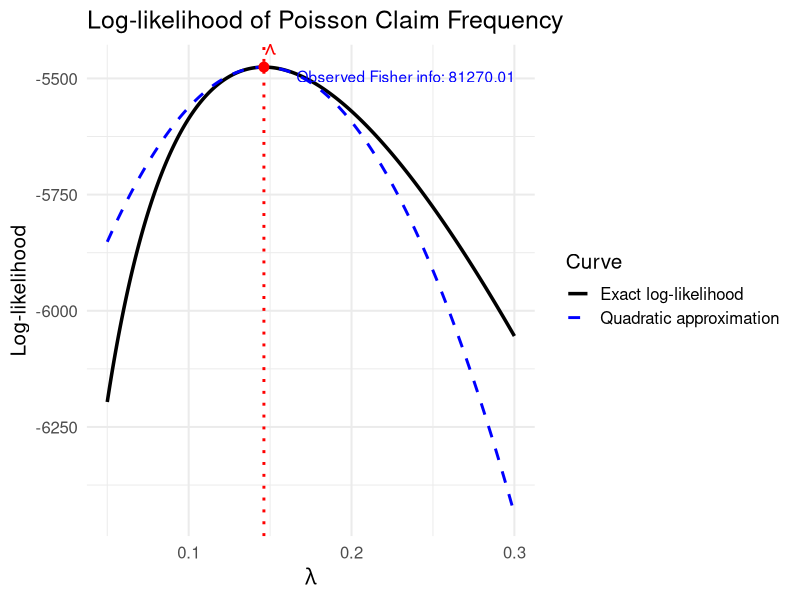
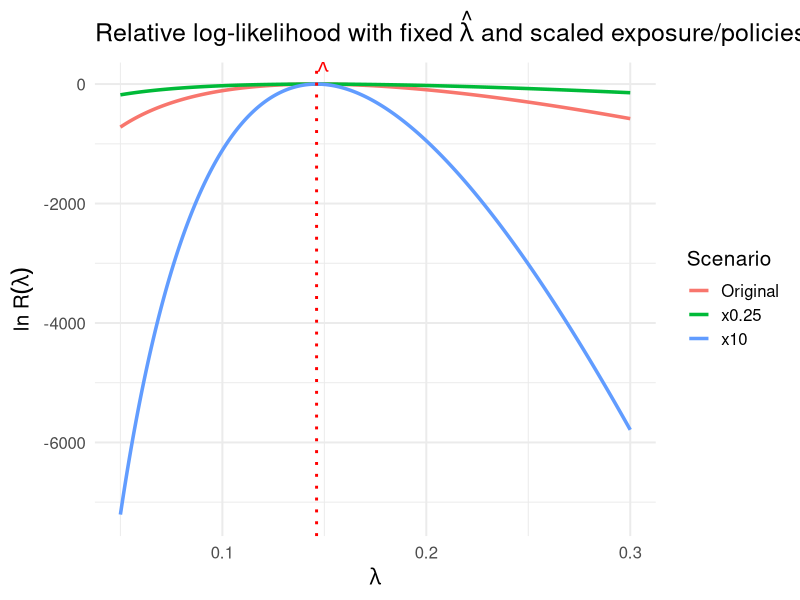

Source code (R) for these figures, in order:
#Illustration of Poisson log likelihood
library(ggplot2) #For plots
library(numDeriv) #To compute derivatives

# Data
claims <- c(0, 1, 2, 3, 4)
policy_counts <- c(12962, 1369, 157, 14, 3)
exposures <- c(10545.94, 1187.13, 134.66, 11.08, 2.52)
total_claims <- sum(claims * policy_counts)
total_exposure <- sum(exposures)
lambda_hat <- total_claims / total_exposure

#Compute loglikelihood
loglik <- function(lambda) {
  sum(
    -lambda * exposures +
      policy_counts * claims * log(lambda) +
      policy_counts * claims * log(exposures / policy_counts) -
      policy_counts * lfactorial(claims)
  )
}

lambdas <- seq(0.05, 0.3, length.out = 500)
loglik_values <- sapply(lambdas, loglik)

#Observed Fisher information
obs_info <- as.numeric(-hessian(loglik, lambda_hat))

#Curve approximation of the loglikelihood using Fisher information
curve_approx <- function(l) {
  loglik(lambda_hat) - 0.5 * obs_info * (l - lambda_hat)^2
}
quad_values <- curve_approx(lambdas)

#Build dataframe
df <- data.frame(
  lambda = lambdas,
  loglik = loglik_values,
  quad = quad_values
)

# For single MLE point
df_mle <- data.frame(
  lambda = lambda_hat,
  loglik = loglik(lambda_hat)
)

ggplot(df, aes(x = lambda)) +
  geom_line(aes(y = loglik, color = "Exact log-likelihood"), linewidth = 1.2) +
  geom_line(aes(y = quad, color = "Quadratic approximation"), 
            linetype = "dashed", linewidth = 1) +
  geom_vline(xintercept = lambda_hat, color = "red", 
             linetype = "dotted", linewidth = 1) +
  geom_point(data = df_mle, aes(x = lambda, y = loglik), 
             color = "red", size = 3) +
  annotate("text", x = lambda_hat, y = loglik(lambda_hat), 
           label = "hat(lambda)", color = "red", 
           hjust = -0.1, vjust = -0.5, size = 5, parse = TRUE) +
  labs(
    title = "Log-likelihood of Poisson Claim Frequency",
    x = expression(lambda),
    y = "Log-likelihood",
    color = "Curve"
  ) +
  scale_color_manual(
    values = c(
      "Exact log-likelihood" = "black",
      "Quadratic approximation" = "blue"
    )
  ) +
  theme_minimal(base_size = 15) +
  annotate("text", x = lambda_hat + 0.02, 
           y = loglik(lambda_hat) - 20,
           label = paste0("Observed Fisher info: ", round(obs_info, 2)),
           color = "blue", hjust = 0)


#How does the likelihood change when we vary exposures ? 


# Original data
claims <- c(0, 1, 2, 3, 4)
policy_counts <- c(12962, 1369, 157, 14, 3)
exposures <- c(10545.94, 1187.13, 134.66, 11.08, 2.52)

# Compute original lambda_hat and likelihood
lambda_hat <- sum(claims * policy_counts) / sum(exposures)

loglik <- function(lambda, exposures, claims, policy_counts) {
  sum(
    -lambda * exposures +
      policy_counts * claims * log(lambda) +
      policy_counts * claims * log(exposures / policy_counts) -
      policy_counts * lfactorial(claims)
  )
}

# Scaling scenarios
scenarios <- list(
  "Original" = list(scalar = 1),
  "x0.25" = list(scalar = 0.25),
  "x10" = list(scalar = 10)
)

lambdas <- seq(0.05, 0.3, length.out = 500)
plot_data <- data.frame()

#Compute log likelihood and relative loglikelihood in each scenario
for (sc in names(scenarios)) {
  s <- scenarios[[sc]]$scalar
  exp_scaled <- exposures * s
  pol_scaled <- policy_counts * s
  
  # log-likelihood for scaled scenario
  loglik_vals <- sapply(lambdas, loglik, exposures = exp_scaled, claims = claims, policy_counts = pol_scaled)
  ll_at_hat <- loglik(lambda_hat, exp_scaled, claims, pol_scaled)
  rel_ll <- loglik_vals - ll_at_hat
  plot_data <- rbind(plot_data,
                     data.frame(lambda = lambdas, logR = rel_ll, scenario = sc))
}

ggplot(plot_data, aes(x = lambda, y = logR, color = scenario)) +
  geom_line(linewidth = 1.2) +
  geom_vline(xintercept = lambda_hat, linetype = "dotted", color = "red", linewidth = 1) +
  labs(
    title = expression(paste("Relative log-likelihood with fixed ", hat(lambda), " and scaled exposure/policies")),
    x = expression(lambda),
    y = expression(ln~R(lambda)),
    color = "Scenario"
  ) +
  theme_minimal(base_size = 15) +
  annotate("text", x = lambda_hat, y = max(plot_data$logR), 
           label = "hat(lambda)", color = "red", hjust = -0.1, vjust = -0.5, size = 5, parse = TRUE)
